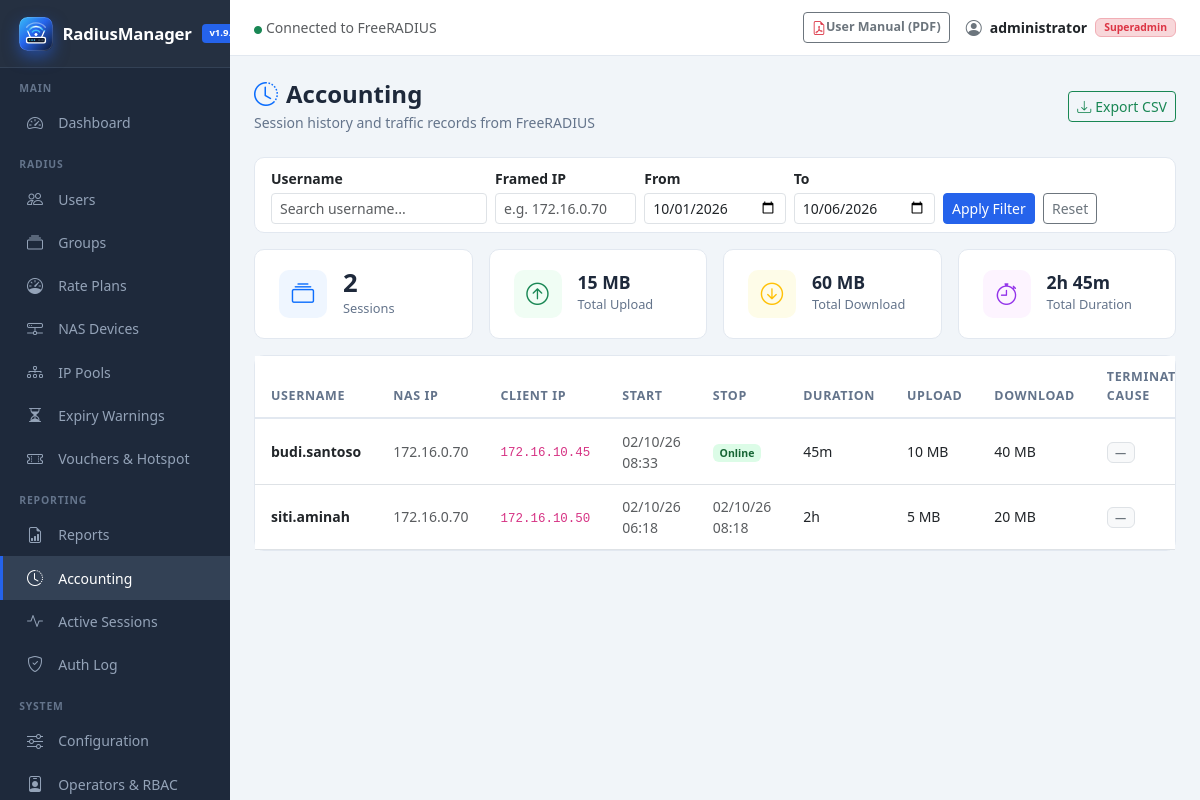
The page /accounting.php (signed in) on the database its author committed.
### tables this page shows
CREATE TABLE IF NOT EXISTS `radacct` (
  `radacctid` bigint(21) NOT NULL AUTO_INCREMENT,
  `acctsessionid` varchar(64) NOT NULL DEFAULT '',
  `acctuniqueid` varchar(32) NOT NULL DEFAULT '',
  `username` varchar(64) NOT NULL DEFAULT '',
  `realm` varchar(64) DEFAULT '',
  `nasipaddress` varchar(15) NOT NULL DEFAULT '',
  `nasportid` varchar(32) DEFAULT NULL,
  `nasporttype` varchar(32) DEFAULT NULL,
  `acctstarttime` datetime DEFAULT NULL,
  `acctupdatetime` datetime DEFAULT NULL,
  `acctstoptime` datetime DEFAULT NULL,
  `acctinterval` int(12) DEFAULT NULL,
  `acctsessiontime` int(12) unsigned DEFAULT NULL,
  `acctauthentic` varchar(32) DEFAULT NULL,
  `connectinfo_start` varchar(128) DEFAULT NULL,
  `connectinfo_stop` varchar(128) DEFAULT NULL,
  `acctinputoctets` bigint(20) DEFAULT NULL,
  `acctoutputoctets` bigint(20) DEFAULT NULL,
  `calledstationid` varchar(50) NOT NULL DEFAULT '',
  `callingstationid` varchar(50) NOT NULL DEFAULT '',
  `acctterminatecause` varchar(32) NOT NULL DEFAULT '',
  `servicetype` varchar(32) DEFAULT NULL,
  `framedprotocol` varchar(32) DEFAULT NULL,
  `framedipaddress` varchar(15) NOT NULL DEFAULT '',
  `framedipv6address` varchar(45) NOT NULL DEFAULT '',
  `framedipv6prefix` varchar(45) NOT NULL DEFAULT '',
  `framedinterfaceid` varchar(44) NOT NULL DEFAULT '',
  `delegatedipv6prefix` varchar(45) NOT NULL DEFAULT '',
  `class` varchar(64) DEFAULT NULL,
  PRIMARY KEY (`radacctid`),
  UNIQUE KEY `acctuniqueid` (`acctuniqueid`),
  KEY `username` (`username`),
  KEY `framedipaddress` (`framedipaddress`),
  KEY `acctsessionid` (`acctsessionid`),
  KEY `acctsessiontime` (`acctsessiontime`),
  KEY `acctstarttime` (`acctstarttime`),
  KEY `acctstoptime` (`acctstoptime`),
  KEY `nasipaddress` (`nasipaddress`)
);

### includes/functions.php (called while the page is built, shortened)
<?php
function sanitize($input) {
    return htmlspecialchars(strip_tags(trim((string)$input)), ENT_QUOTES, 'UTF-8');
}
function formatBytes($bytes, $precision = 2) {
    $bytes = (float)($bytes ?? 0);
    $units = ['B', 'KB', 'MB', 'GB', 'TB', 'PB'];
    $pow   = floor(log($bytes) / log(1024));
    $pow   = min($pow, count($units) - 1);
    $bytes /= pow(1024, $pow);
    return round($bytes, $precision) . ' ' . $units[$pow];
}
function formatDuration($seconds) {
    $seconds = (int)($seconds ?? 0);
    $h = floor($seconds / 3600);
    $m = floor(($seconds % 3600) / 60);
    $s = $seconds % 60;
    $parts = [];
    if ($h > 0) $parts[] = "{$h}h";
    if ($m > 0) $parts[] = "{$m}m";
    return implode(' ', $parts);
}

### accounting.php (the view, shortened to what this page needs)
<?php
$db = getDB();
$search   = trim($_GET['q'] ?? '');
$ipSearch = trim($_GET['ip'] ?? '');
if (isset($_GET['from'])) {
    $dateFrom = trim($_GET['from']);
    $dateTo   = trim($_GET['to'] ?? date('Y-m-d'));
} else {
    $currMonthStart = date('Y-m-01');
    $hasCurrent = $db->query("SELECT 1 FROM radacct WHERE acctstarttime >= '$currMonthStart 00:00:00' LIMIT 1")->fetch();
    if ($hasCurrent) {
        $dateFrom = $currMonthStart;
        $dateTo   = date('Y-m-d');
    }
}
$where  = "WHERE acctstarttime >= :from_dt AND acctstarttime <= :to_dt";
$params = [
    ':from_dt' => "$dateFrom 00:00:00",
    ':to_dt'   => "$dateTo 23:59:59"
];
$page    = max(1, (int)($_GET['page'] ?? 1));
$perPage = 25;
$offset  = ($page - 1) * $perPage;
$lim = (int)$perPage;
$off = (int)$offset;
$stmt = $db->prepare("SELECT username, nasipaddress, framedipaddress,
    acctstarttime, acctstoptime, acctsessiontime,
    acctinputoctets, acctoutputoctets, acctterminatecause
  FROM radacct $where
  ORDER BY acctstarttime DESC LIMIT $lim OFFSET $off");
$stmt->execute($params);
$records = $stmt->fetchAll();
$statsStmt = $db->prepare("SELECT COUNT(*) AS sessions,
    COALESCE(SUM(acctinputoctets), 0) AS upload,
    COALESCE(SUM(acctoutputoctets), 0) AS download,
    COALESCE(SUM(acctsessiontime), 0) AS duration
  FROM radacct $where");
$statsStmt->execute($params);
$summary = $statsStmt->fetch();
include __DIR__ . '/includes/header.php';
?>
<div class="page-header d-flex align-items-center justify-content-between">
    <div>
        <h4><i class="bi bi-clock-history me-2 text-primary"></i>Accounting</h4>
        <p>Session history and traffic records from FreeRADIUS</p>
    </div>
    <a href="export.php?type=accounting&from=<?= urlencode($dateFrom) ?>&to=<?= urlencode($dateTo) ?><?= $search ? '&q=' . urlencode($search) : '' ?><?= $ipSearch ? '&ip=' . urlencode($ipSearch) : '' ?>" class="btn btn-outline-success btn-sm">
        <i class="bi bi-download me-1"></i>Export CSV
    </a>
</div>
<div class="card mb-3">
    <div class="card-body py-2">
        <form method="GET" class="row g-2 align-items-end">
            <div class="col-md-3">
                <label class="form-label small mb-1 fw-semibold">Username</label>
                <input type="text" name="q" class="form-control form-control-sm"
                       placeholder="Search username..." value="<?= htmlspecialchars($search) ?>">
            </div>
            <div class="col-md-2">
                <label class="form-label small mb-1 fw-semibold">Framed IP</label>
                <input type="text" name="ip" class="form-control form-control-sm"
                       placeholder="e.g. 172.16.0.70" value="<?= htmlspecialchars($ipSearch) ?>">
            </div>
            <div class="col-md-2">
                <label class="form-label small mb-1 fw-semibold">From</label>
                <input type="date" name="from" class="form-control form-control-sm" value="<?= htmlspecialchars($dateFrom) ?>">
            </div>
            <div class="col-md-2">
                <label class="form-label small mb-1 fw-semibold">To</label>
                <input type="date" name="to" class="form-control form-control-sm" value="<?= htmlspecialchars($dateTo) ?>">
            </div>
            <div class="col-auto">
                <button class="btn btn-primary btn-sm">Apply Filter</button>
                <a href="accounting.php" class="btn btn-outline-secondary btn-sm ms-1">Reset</a>
            </div>
        </form>
    </div>
</div>
<div class="row g-3 mb-3">
    <div class="col-6 col-md-3">
        <div class="stat-card">
            <div class="stat-icon" style="background:#eff6ff"><i class="bi bi-collection text-primary"></i></div>
            <div><div class="stat-value"><?= number_format((int)($summary['sessions'] ?? 0)) ?></div>
                 <div class="stat-label">Sessions</div></div>
        </div>
    </div>
    <div class="col-6 col-md-3">
        <div class="stat-card">
            <div class="stat-icon" style="background:#f0fdf4"><i class="bi bi-arrow-up-circle text-success"></i></div>
            <div><div class="stat-value" style="font-size:1.1rem"><?= formatBytes($summary['upload'] ?? 0) ?></div>
                 <div class="stat-label">Total Upload</div></div>
        </div>
    </div>
    <div class="col-6 col-md-3">
        <div class="stat-card">
            <div class="stat-icon" style="background:#fefce8"><i class="bi bi-arrow-down-circle text-warning"></i></div>
            <div><div class="stat-value" style="font-size:1.1rem"><?= formatBytes($summary['download'] ?? 0) ?></div>
                 <div class="stat-label">Total Download</div></div>
        </div>
    </div>
    <div class="col-6 col-md-3">
        <div class="stat-card">
            <div class="stat-icon" style="background:#fdf4ff"><i class="bi bi-stopwatch" style="color:#9333ea"></i></div>
            <div><div class="stat-value" style="font-size:1.1rem"><?= formatDuration($summary['duration'] ?? 0) ?></div>
                 <div class="stat-label">Total Duration</div></div>
        </div>
    </div>
</div>
<div class="card">
    <div class="card-body p-0">
        <div class="table-responsive">
        <table class="table mb-0">
            <thead><tr>
                <th>Username</th><th>NAS IP</th><th>Client IP</th>
                <th>Start</th><th>Stop</th><th>Duration</th>
                <th>Upload</th><th>Download</th><th>Terminate Cause</th>
            </tr></thead>
            <tbody>
            <?php if (empty($records)): ?>
            <tr><td colspan="9" class="text-center text-muted py-5">
                <i class="bi bi-inbox fs-3 d-block mb-2"></i>No accounting records found for selected period
            </td></tr>
            <?php else: foreach ($records as $r): ?>
            <tr>
                <td><strong><?= sanitize($r['username']) ?></strong></td>
                <td class="text-muted small"><?= sanitize($r['nasipaddress']) ?></td>
                <td><code style="font-size:.78rem"><?= sanitize($r['framedipaddress']) ?></code></td>
                <td class="text-muted small"><?= date('d/m/y H:i', strtotime($r['acctstarttime'])) ?></td>
                <td class="text-muted small">
                    <?= $r['acctstoptime'] ? date('d/m/y H:i', strtotime($r['acctstoptime'])) : '<span class="badge badge-online">Online</span>' ?>
                </td>
                <td><?= $r['acctsessiontime'] ? formatDuration($r['acctsessiontime']) : '—' ?></td>
                <td><?= formatBytes($r['acctinputoctets'] ?? 0) ?></td>
                <td><?= formatBytes($r['acctoutputoctets'] ?? 0) ?></td>
                <td><span class="badge bg-light text-secondary border" style="font-size:.7rem">
                    <?= sanitize($r['acctterminatecause'] ?: '—') ?>
                </span></td>
            </tr>
            <?php endforeach; endif; ?>
            </tbody>
        </table>
        </div>
    </div>
</div>
<?php include __DIR__ . '/includes/footer.php'; ?>

### includes/header.php (style rules this page uses)
:root { --sidebar-w: 230px; --primary: #2563eb; --primary-dark: #1d4ed8; --sidebar-bg: #1e293b; --sidebar-hover: #334155; --sidebar-active: #2563eb; --topbar-h: 56px; }
body { background: #f1f5f9; font-family: 'Segoe UI', sans-serif; }
html { scroll-behavior: smooth; }
* { scrollbar-width: thin; scrollbar-color: #cbd5e1 transparent; }
.stat-card { background: #fff; border-radius: 10px; padding: 1.25rem 1.5rem; border: 1px solid #e2e8f0; display: flex; align-items: center; gap: 1rem; text-decoration: none; color: inherit; transition: transform .15s ease, box-shadow .15s ease, border-color .15s ease; }
.stat-icon { width: 48px; height: 48px; border-radius: 10px; display: flex; align-items: center; justify-content: center; font-size: 1.4rem; }
.stat-value { font-size: 1.6rem; font-weight: 700; color: #1e293b; line-height: 1; }
.stat-label { font-size: .8rem; color: #64748b; margin-top: .2rem; }
.card { border: 1px solid #e2e8f0; border-radius: 10px; }
.table th { font-size: .78rem; text-transform: uppercase; letter-spacing: .05em; color: #64748b; font-weight: 600; border-bottom: 2px solid #e2e8f0; padding: .75rem 1rem; }
.table td { padding: .7rem 1rem; vertical-align: middle; font-size: .875rem; }
.badge-online { background: #dcfce7; color: #166534; }
.btn-primary { background: var(--primary); border-color: var(--primary); }
.page-header { margin-bottom: 1.5rem; }
.page-header h4 { font-weight: 700; color: #1e293b; margin: 0; }
.page-header p { color: #64748b; font-size: .875rem; margin: .2rem 0 0; }

### rows shown on the page
radacct: username "budi.santoso", nasipaddress "172.16.0.70", framedipaddress "172.16.10.45", acctstarttime "02/10/26 08:33", shows "Online", acctsessiontime "45m", acctinputoctets "10 MB", acctoutputoctets "40 MB", acctterminatecause "—"
radacct: username "siti.aminah", nasipaddress "172.16.0.70", framedipaddress "172.16.10.50", acctstarttime "02/10/26 06:18", acctstoptime "02/10/26 08:18", acctsessiontime "2h", acctinputoctets "5 MB", acctoutputoctets "20 MB", acctterminatecause "—"

### other values the page prints
APP_NAME "RadiusManager"
$_SESSION['admin_name'] "administrator"
getAdminRole() "Superadmin"
$summary['sessions'] "2"
formatBytes($summary['upload'] ?? 0) "15 MB"
formatBytes($summary['download'] ?? 0) "60 MB"
formatDuration($summary['duration'] ?? 0) "2h 45m"
